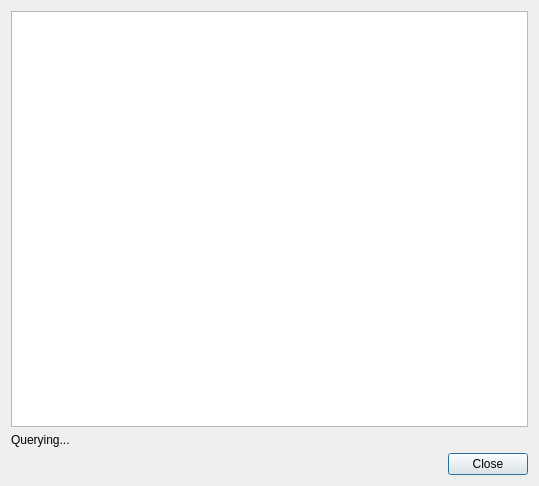
<?xml version="1.0" encoding="UTF-8"?>
<ui version="4.0">
 <class>ServiceDiscovery</class>
 <widget class="QDialog" name="ServiceDiscovery">
  <property name="geometry">
   <rect>
    <x>0</x>
    <y>0</y>
    <width>539</width>
    <height>486</height>
   </rect>
  </property>
  <property name="windowTitle">
   <string>Available Services</string>
  </property>
  <layout class="QVBoxLayout" name="verticalLayout">
   <item>
    <widget class="QListWidget" name="list"/>
   </item>
   <item>
    <widget class="QLabel" name="status">
     <property name="text">
      <string>Querying...</string>
     </property>
    </widget>
   </item>
   <item>
    <widget class="QDialogButtonBox" name="buttonBox">
     <property name="standardButtons">
      <set>QDialogButtonBox::StandardButton::Close</set>
     </property>
    </widget>
   </item>
  </layout>
 </widget>
 <resources/>
 <connections>
  <connection>
   <sender>buttonBox</sender>
   <signal>accepted()</signal>
   <receiver>ServiceDiscovery</receiver>
   <slot>accept()</slot>
   <hints>
    <hint type="sourcelabel">
     <x>396</x>
     <y>457</y>
    </hint>
    <hint type="destinationlabel">
     <x>535</x>
     <y>443</y>
    </hint>
   </hints>
  </connection>
  <connection>
   <sender>buttonBox</sender>
   <signal>rejected()</signal>
   <receiver>ServiceDiscovery</receiver>
   <slot>reject()</slot>
   <hints>
    <hint type="sourcelabel">
     <x>339</x>
     <y>464</y>
    </hint>
    <hint type="destinationlabel">
     <x>535</x>
     <y>368</y>
    </hint>
   </hints>
  </connection>
 </connections>
</ui>
